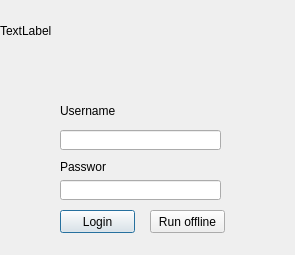
<?xml version="1.0" encoding="UTF-8"?>
<ui version="4.0">
 <class>LoginWindow</class>
 <widget class="QDialog" name="LoginWindow">
  <property name="geometry">
   <rect>
    <x>0</x>
    <y>0</y>
    <width>295</width>
    <height>255</height>
   </rect>
  </property>
  <property name="windowTitle">
   <string>Dialog</string>
  </property>
  <widget class="QLabel" name="lblUsername">
   <property name="geometry">
    <rect>
     <x>60</x>
     <y>100</y>
     <width>101</width>
     <height>21</height>
    </rect>
   </property>
   <property name="text">
    <string>Username</string>
   </property>
  </widget>
  <widget class="QLabel" name="lblPassword">
   <property name="geometry">
    <rect>
     <x>60</x>
     <y>160</y>
     <width>46</width>
     <height>13</height>
    </rect>
   </property>
   <property name="text">
    <string>Password</string>
   </property>
  </widget>
  <widget class="QLineEdit" name="lineEditUsername">
   <property name="geometry">
    <rect>
     <x>60</x>
     <y>130</y>
     <width>161</width>
     <height>20</height>
    </rect>
   </property>
  </widget>
  <widget class="QLineEdit" name="lineEditPassword">
   <property name="geometry">
    <rect>
     <x>60</x>
     <y>180</y>
     <width>161</width>
     <height>20</height>
    </rect>
   </property>
  </widget>
  <widget class="QPushButton" name="login">
   <property name="geometry">
    <rect>
     <x>60</x>
     <y>210</y>
     <width>75</width>
     <height>23</height>
    </rect>
   </property>
   <property name="text">
    <string>Login</string>
   </property>
  </widget>
  <widget class="QPushButton" name="offline">
   <property name="geometry">
    <rect>
     <x>150</x>
     <y>210</y>
     <width>75</width>
     <height>23</height>
    </rect>
   </property>
   <property name="text">
    <string>Run offline</string>
   </property>
  </widget>
  <widget class="QLabel" name="label">
   <property name="geometry">
    <rect>
     <x>0</x>
     <y>0</y>
     <width>301</width>
     <height>61</height>
    </rect>
   </property>
   <property name="text">
    <string>TextLabel</string>
   </property>
  </widget>
 </widget>
 <resources/>
 <connections/>
</ui>
